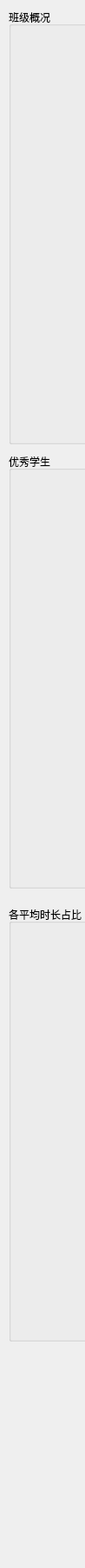
          <widget class="QWidget" name="scrollAreaWidgetContents">
           <property name="geometry">
            <rect>
             <x>0</x>
             <y>0</y>
             <width>98</width>
             <height>1800</height>
            </rect>
           </property>
           <property name="minimumSize">
            <size>
             <width>0</width>
             <height>1800</height>
            </size>
           </property>
           <widget class="QGroupBox" name="groupBox">
            <property name="geometry">
             <rect>
              <x>10</x>
              <y>10</y>
              <width>810</width>
              <height>500</height>
             </rect>
            </property>
            <property name="title">
             <string>班级概况</string>
            </property>
            <widget class="QLabel" name="label_27">
             <property name="geometry">
              <rect>
               <x>50</x>
               <y>30</y>
               <width>700</width>
               <height>450</height>
              </rect>
             </property>
             <property name="styleSheet">
              <string notr="true">image: url(:/icons1/icons1/人像卡片上_people-top-card.png);</string>
             </property>
             <property name="text">
              <string/>
             </property>
            </widget>
           </widget>
           <widget class="QGroupBox" name="groupBox_2">
            <property name="geometry">
             <rect>
              <x>10</x>
              <y>520</y>
              <width>810</width>
              <height>500</height>
             </rect>
            </property>
            <property name="title">
             <string>优秀学生</string>
            </property>
            <widget class="QLabel" name="label_30">
             <property name="geometry">
              <rect>
               <x>50</x>
               <y>30</y>
               <width>700</width>
               <height>450</height>
              </rect>
             </property>
             <property name="styleSheet">
              <string notr="true">image: url(:/icons1/icons1/人像卡片上_people-top-card.png);</string>
             </property>
             <property name="text">
              <string/>
             </property>
            </widget>
           </widget>
           <widget class="QGroupBox" name="groupBox_5">
            <property name="geometry">
             <rect>
              <x>10</x>
              <y>1040</y>
              <width>810</width>
              <height>500</height>
             </rect>
            </property>
            <property name="title">
             <string>各平均时长占比</string>
            </property>
            <widget class="QLabel" name="label_45">
             <property name="geometry">
              <rect>
               <x>50</x>
               <y>30</y>
               <width>700</width>
               <height>450</height>
              </rect>
             </property>
             <property name="styleSheet">
              <string notr="true">image: url(:/icons1/icons1/人像卡片上_people-top-card.png);</string>
             </property>
             <property name="text">
              <string/>
             </property>
            </widget>
           </widget>
          </widget>
